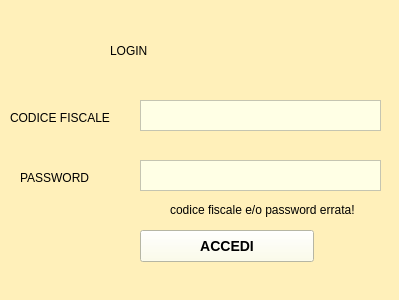
<?xml version="1.0" encoding="UTF-8"?>
<ui version="4.0">
 <class>Form</class>
 <widget class="QWidget" name="Form">
  <property name="geometry">
   <rect>
    <x>0</x>
    <y>0</y>
    <width>399</width>
    <height>300</height>
   </rect>
  </property>
  <property name="windowTitle">
   <string>Form</string>
  </property>
  <property name="styleSheet">
   <string notr="true">background-color: rgb(255, 240, 186);</string>
  </property>
  <widget class="QLabel" name="label">
   <property name="geometry">
    <rect>
     <x>110</x>
     <y>30</y>
     <width>161</width>
     <height>41</height>
    </rect>
   </property>
   <property name="styleSheet">
    <string notr="true">font: 30pt &quot;Arial&quot;;</string>
   </property>
   <property name="text">
    <string>LOGIN</string>
   </property>
  </widget>
  <widget class="QTextEdit" name="textEdit">
   <property name="geometry">
    <rect>
     <x>140</x>
     <y>100</y>
     <width>241</width>
     <height>31</height>
    </rect>
   </property>
   <property name="styleSheet">
    <string notr="true">background-color: rgb(255, 255, 229);</string>
   </property>
  </widget>
  <widget class="QLabel" name="label_2">
   <property name="geometry">
    <rect>
     <x>10</x>
     <y>110</y>
     <width>117</width>
     <height>16</height>
    </rect>
   </property>
   <property name="styleSheet">
    <string notr="true">font: 14pt &quot;Arial&quot;;</string>
   </property>
   <property name="text">
    <string>CODICE FISCALE</string>
   </property>
  </widget>
  <widget class="QLabel" name="label_5">
   <property name="geometry">
    <rect>
     <x>170</x>
     <y>200</y>
     <width>221</width>
     <height>20</height>
    </rect>
   </property>
   <property name="text">
    <string>codice fiscale e/o password errata! </string>
   </property>
  </widget>
  <widget class="QPushButton" name="pushButton">
   <property name="geometry">
    <rect>
     <x>140</x>
     <y>230</y>
     <width>174</width>
     <height>32</height>
    </rect>
   </property>
   <property name="styleSheet">
    <string notr="true">border-width: 2px;
border-color: black;
font: bold 14px;
min-width: 10em; 
background-color: rgb(255, 255, 229);</string>
   </property>
   <property name="text">
    <string>ACCEDI</string>
   </property>
  </widget>
  <widget class="QLabel" name="label_4">
   <property name="geometry">
    <rect>
     <x>20</x>
     <y>170</y>
     <width>91</width>
     <height>16</height>
    </rect>
   </property>
   <property name="styleSheet">
    <string notr="true">font: 14pt &quot;Arial&quot;;</string>
   </property>
   <property name="text">
    <string>PASSWORD</string>
   </property>
  </widget>
  <widget class="QTextEdit" name="textEdit_3">
   <property name="geometry">
    <rect>
     <x>140</x>
     <y>160</y>
     <width>241</width>
     <height>31</height>
    </rect>
   </property>
   <property name="styleSheet">
    <string notr="true">
background-color: rgb(255, 255, 229);</string>
   </property>
  </widget>
 </widget>
 <resources/>
 <connections/>
</ui>
